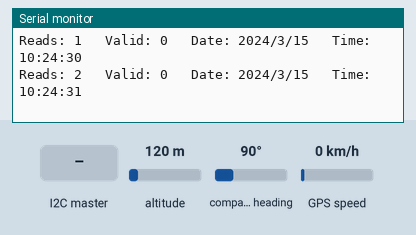
Bench run of a sketch on a simulated Arduino Uno, built with avr-gcc and run on an emulated ATmega328P. Shown: the last lines printed to the serial monitor. The inputs (shaded band) are chosen by the test bench; at power-on: altitude 120 m, compass heading 90°, GPS speed 0 km/h. The GPS gets a fix after 3 s at 37.7749, -122.4194 with 8 satellites.

Above: at 1.2 s.
1.3 s: the I2C master sends the byte 90
At 2.3 s:
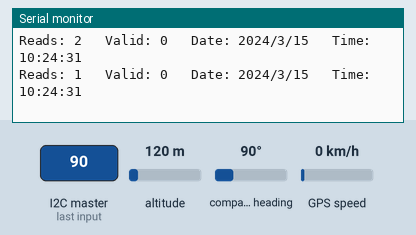
At 4.3 s:
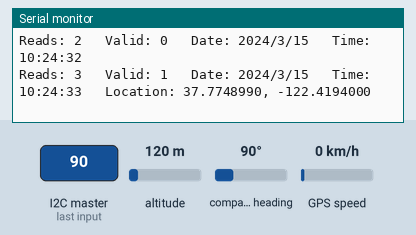

Measured:
- after the input at 1.3 s, the serial monitor: prints a new line after 0.52 s (image 1)

The sketch:

GPSToI2C.ino
```cpp
void setup()
{
  Serial.begin(9600);
  i2c_setup();
  gps_setup();
}

void loop()
{
  gps_loop();
}
```

Data.ino
```cpp
#define GPS_I2C_ADDRESS 0x5D

enum {
  GPS_NONE,
  GPS_COUNT,
  GPS_DATE,
  GPS_TIME,
  GPS_LOCATION
};

struct GPSInfo {
  unsigned long readCount;
  unsigned long validCount;
  unsigned short year;
  byte month;
  byte day;
  byte hour;
  byte minute;
  byte second;
  float lat;
  float lon;
};

GPSInfo gpsInfo;
```

GPS.ino
```cpp
#include <TinyGPS++.h>
#include <SoftwareSerial.h>

static const int RXPin = 2, TXPin = 4;
static const uint32_t GPSBaud = 9600;

TinyGPSPlus gps;
SoftwareSerial ss(RXPin, TXPin);

void gps_setup() {
  memset(&gpsInfo, 0, sizeof(GPSInfo));
  ss.begin(GPSBaud);
}

bool gps_loop() {
  boolean haveGPSInfo = false;
  while (ss.available() > 0) {
    if (gps.encode(ss.read()))
      haveGPSInfo = true;
  }

  if ( haveGPSInfo ) {
    storeGPSInfo();
    displayGPSInfo();
  }

  if (millis() > 5000 && gps.charsProcessed() < 10)
  {
    Serial.println("No GPS detected.");
    while(true);
  }

  return haveGPSInfo;
}

void storeGPSInfo() {
  gpsInfo.readCount++;
  if (gps.date.isValid()) {
    gpsInfo.year = gps.date.year();
    gpsInfo.month = gps.date.month();
    gpsInfo.day = gps.date.day();
  }
  if (gps.time.isValid()) {
    gpsInfo.hour = gps.time.hour();
    gpsInfo.minute = gps.time.minute();
    gpsInfo.second = gps.time.second();
  }
  if (gps.location.isValid()) {
    gpsInfo.lat = gps.location.lat();
    gpsInfo.lon = gps.location.lng();
    gpsInfo.validCount++;
  }
}

void displayGPSInfo()
{
  Serial.print("Reads: ");
  Serial.print(gpsInfo.readCount);
  Serial.print("   Valid: ");
  Serial.print(gpsInfo.validCount);

  if (gps.date.isValid())
  {
    Serial.print("   Date: ");
    Serial.print(gpsInfo.year);
    Serial.print("/");
    Serial.print(gpsInfo.month);
    Serial.print("/");
    Serial.print(gpsInfo.day);
  }

  if (gps.time.isValid())
  {
    Serial.print("   Time: ");
    Serial.print(gpsInfo.hour);
    Serial.print(":");
    Serial.print(gpsInfo.minute);
    Serial.print(":");
    Serial.print(gpsInfo.second);
  }

  if (gps.location.isValid())
  {
    char buf[16];

    Serial.print("   Location: ");
    dtostrf(gpsInfo.lat, 0, 7, buf);
    Serial.print(buf);
    Serial.print(", ");
    dtostrf(gpsInfo.lon, 0, 7, buf);
    Serial.print(buf);
  }

  Serial.println();
}
```

I2C.ino
```cpp
#include <Wire.h>

unsigned char requestedInfo = GPS_NONE;

// This gets called when the master does a write.
void i2c_slave_write_handler(int numBytes)
{
  requestedInfo = Wire.read();
}

// This gets called when the master does a read.
void i2c_slave_read_handler()
{
  switch (requestedInfo) {
  case GPS_COUNT:
    Wire.write((uint8_t*)&gpsInfo.readCount, 8);
    break;
  case GPS_DATE:
    Wire.write((uint8_t*)&gpsInfo.year, 4);
    break;
  case GPS_TIME:
    Wire.write((uint8_t*)&gpsInfo.hour, 3);
    break;
  case GPS_LOCATION:
    Wire.write((uint8_t*)&gpsInfo.lat, 8);
    break;
  }

}

void i2c_setup()
{
  Wire.begin(GPS_I2C_ADDRESS);
  Wire.onReceive(i2c_slave_write_handler);
  Wire.onRequest(i2c_slave_read_handler);
}
```
